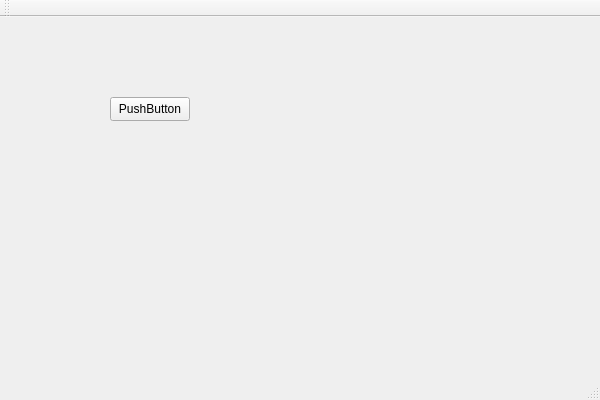
<?xml version="1.0" encoding="UTF-8"?>
<ui version="4.0">
 <class>TestWidgetsClass</class>
 <widget class="QMainWindow" name="TestWidgetsClass">
  <property name="geometry">
   <rect>
    <x>0</x>
    <y>0</y>
    <width>600</width>
    <height>400</height>
   </rect>
  </property>
  <property name="windowTitle">
   <string>TestWidgets</string>
  </property>
  <widget class="QWidget" name="centralWidget">
   <widget class="QPushButton" name="test">
    <property name="geometry">
     <rect>
      <x>110</x>
      <y>80</y>
      <width>80</width>
      <height>24</height>
     </rect>
    </property>
    <property name="text">
     <string>PushButton</string>
    </property>
   </widget>
  </widget>
  <widget class="QMenuBar" name="menuBar">
   <property name="geometry">
    <rect>
     <x>0</x>
     <y>0</y>
     <width>600</width>
     <height>21</height>
    </rect>
   </property>
  </widget>
  <widget class="QToolBar" name="mainToolBar">
   <attribute name="toolBarArea">
    <enum>TopToolBarArea</enum>
   </attribute>
   <attribute name="toolBarBreak">
    <bool>false</bool>
   </attribute>
  </widget>
  <widget class="QStatusBar" name="statusBar"/>
 </widget>
 <layoutdefault spacing="6" margin="11"/>
 <resources/>
 <connections/>
</ui>
